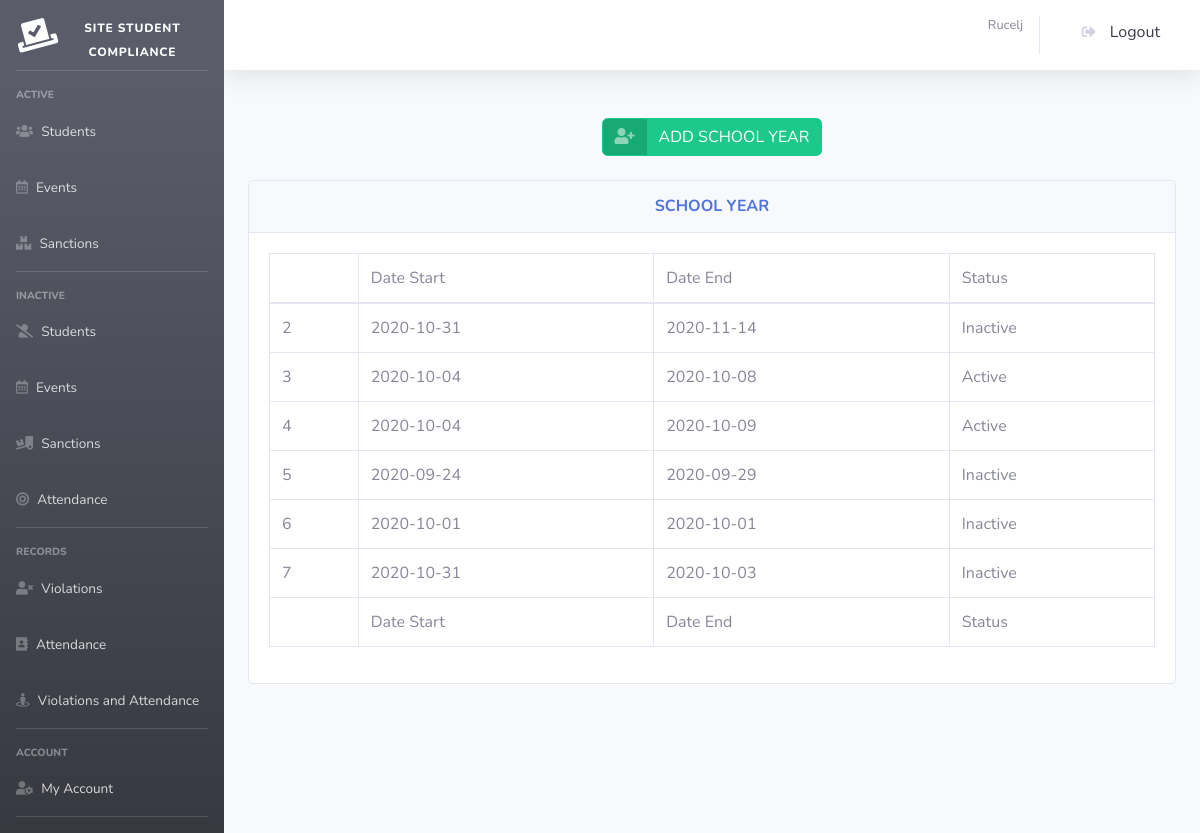
The app's page /sy_manage.php (signed in) with its own data.
### tables this page shows
CREATE TABLE `schoolyear` (
  `sy_id` int(11) NOT NULL,
  `start` text NOT NULL,
  `end` text NOT NULL,
  `status` int(11) NOT NULL
);

### perfect_function.php (called while the page is built, shortened)
<?php
function getConnection()
{
	$servername = "localhost";
	$username = "root";
	$password = "";
	$dbname = "xx";
	$conn = new mysqli($servername, $username, $password, $dbname);
	return $conn;
}
function get($table_name)
{
	$conn = getConnection();
	$sql = "SELECT * FROM $table_name";
	$result = $conn->query($sql);
	return $result;
}
?>

### sy_manage.php (the view, shortened to what this page needs)
<?php
include "header.php";
include "perfect_function.php";
?>
<div align=center>
<br>
<a href="sy_add.php" class="btn btn-success btn-icon-split">
    <span class="icon text-white-50">
        <i class="fas fa-user-plus"></i>
</span>
<span class="text">
    ADD SCHOOL YEAR
</span>
</a>
<br><br>
<div class="card w-100">
            <div class="card-header py-3">
              <h6 class="m-0 font-weight-bold text-primary">SCHOOL YEAR</h6>
            </div>
            <div class="card-body">
              <div class="table-responsive">
                <table class="table table-bordered" id="dataTable" width="100%" cellspacing="0">
    <thead>
    <tr>
        <td>&nbsp;</td>
        <td>Date Start</td>
        <td>Date End</td>
        <td>Status</td>
    </tr>
    </thead>
    <tfoot>
    <tr>
        <td>&nbsp;</td>
        <td>Date Start</td>
        <td>Date End</td>
        <td>Status</td>
    </tr>
    </tfoot>
    <tbody>
    <?php
        $table_name="schoolyear";
        $user_data=get($table_name);
        foreach ($user_data as $key => $row) {
            $sy_id=$row['sy_id'];
            $start=$row['start'];
            $end=$row['end'];
            $status=$row['status'];
            if ($status==0){
                $status="Active";
            } else {
                $status="Inactive";
            }
    ?>
    <tr>
        <td><?= $sy_id ?></td>
        <td><?= $start ?></td>
        <td><?= $end ?></td>
        <td><?= $status ?></td>
    </tr>
        <?php   }   ?>
    </tbody>
</table>
</div>
</div>
</div>

### records on screen
schoolyear: sy_id "2", start "2020-10-31", end "2020-11-14", status "Inactive"
schoolyear: sy_id "3", start "2020-10-04", end "2020-10-08", status "Active"
schoolyear: sy_id "4", start "2020-10-04", end "2020-10-09", status "Active"
schoolyear: sy_id "5", start "2020-09-24", end "2020-09-29", status "Inactive"
schoolyear: sy_id "6", start "2020-10-01", end "2020-10-01", status "Inactive"
schoolyear: sy_id "7", start "2020-10-31", end "2020-10-03", status "Inactive"

### other values on screen
$_SESSION['firstlast'] "Rucelj"
